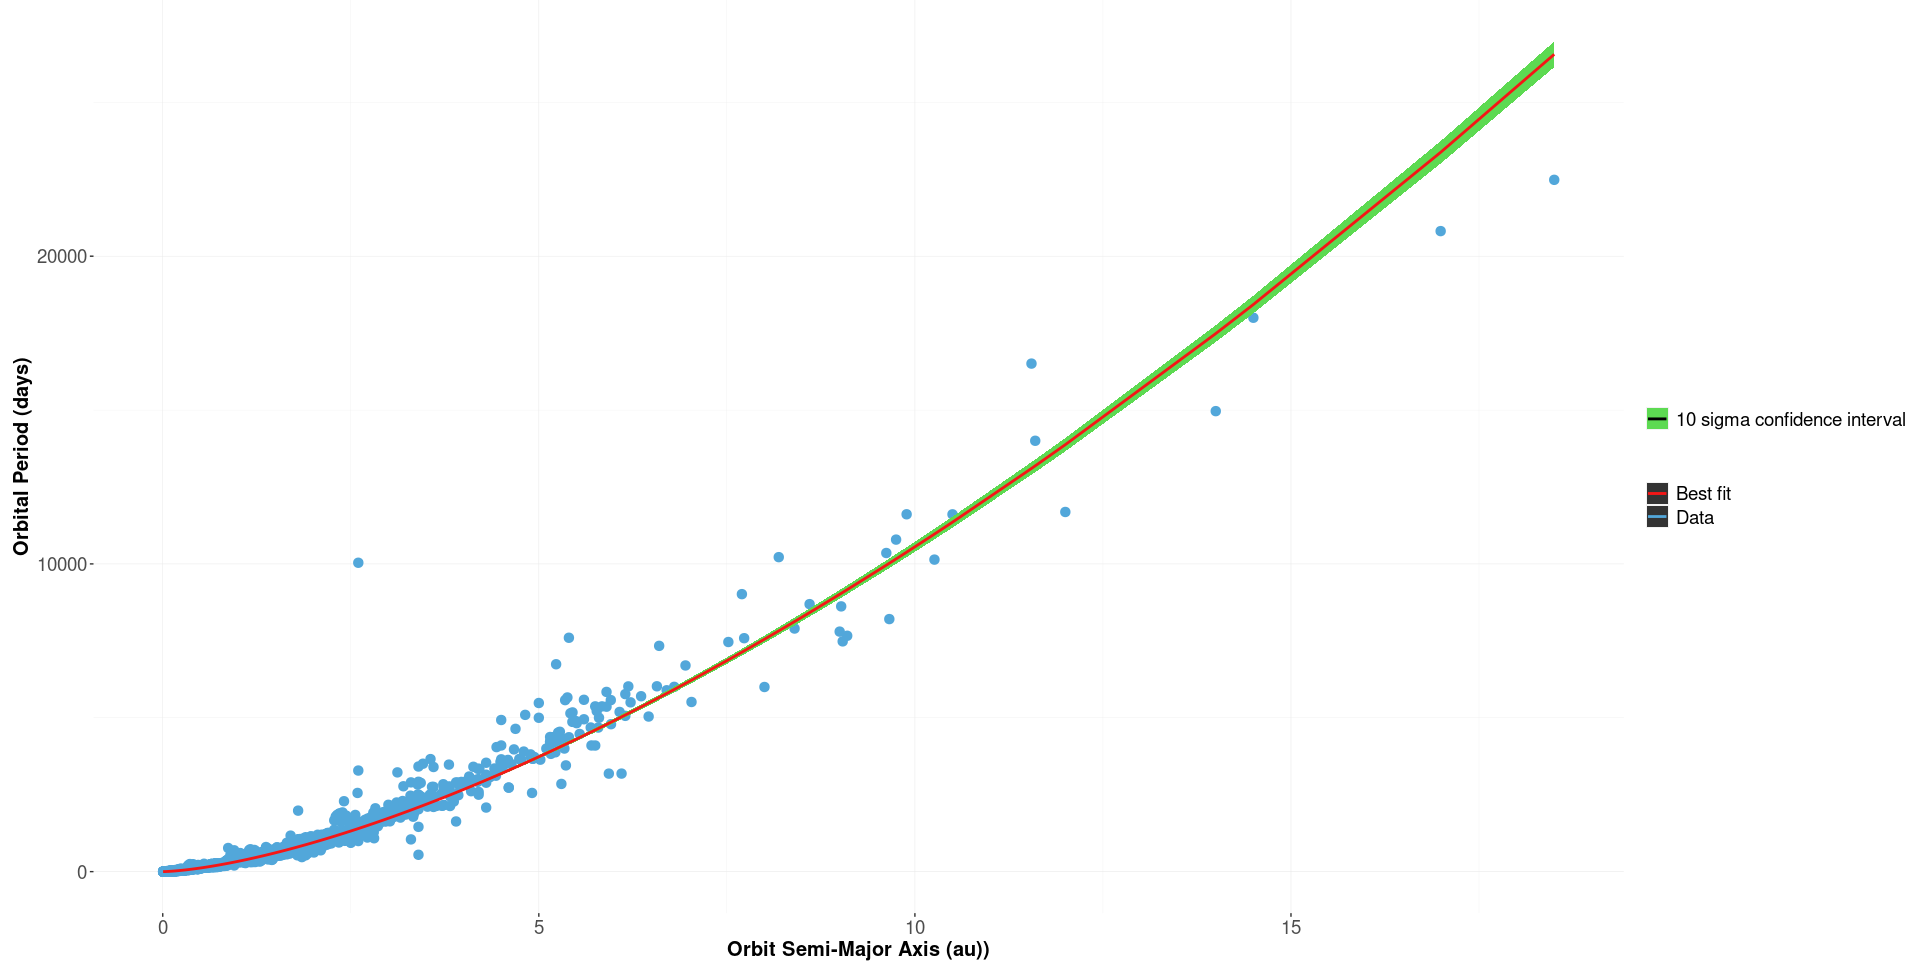

The R source for this figure:

# Paths:
path_data = "data/"
path_lib = "renv/library/R-4.1/x86_64-pc-linux-gnu/"

# Packages:
require(dplyr, lib = path_lib)
require(readr, lib = path_lib)
require(ggplot2, lib = path_lib)

# Dataset:
df = readr::read_csv(paste0(path_data, "nasa_exoplanets.csv")) %>%
         as.data.frame()
attr(df, "spec") = NULL
df_varnames = readr::read_csv(paste0(path_data, "nasa_exoplanets_var_names.csv")) %>%
                  as.data.frame()
attr(df_varnames, "spec") = NULL

# Variables:
resp_var = "pl_orbper"
resp_var_name = (df_varnames %>%
                    dplyr::filter(var == resp_var))$var_name
pred_var = "pl_orbsmax"
pred_var_name = (df_varnames %>%
                    dplyr::filter(var == pred_var))$var_name

# Adapt the data:
df = df %>%
         dplyr::select(all_of(pred_var),
                       all_of(resp_var))
df = df %>% 
         tidyr::drop_na()
df = df %>%
         dplyr::filter(eval(parse(text = resp_var)) < 25000 &
                       eval(parse(text = pred_var)) < 20)

# Fit function:
kepler_orb = function(x, a){
    y = a*x**(1.5)
    return(y)
}

# Regression model:
X = df[, pred_var]
Y = df[, resp_var]
frml = as.formula(paste0(resp_var, "~kepler_orb(", pred_var, ", a)"))
model = nls(formula = frml,
            start = list(a = 1),
            data = df)
popt = as.numeric(model$m$getPars())
pcov = as.numeric(vcov(model))
perr = sqrt(pcov)
nstd = 10
popt_up = popt + nstd*perr
popt_dw = popt - nstd*perr
y_fit = kepler_orb(x = X,
                   a = popt)
y_fit_up = kepler_orb(x = X,
                      a = popt_up)
y_fit_dw = kepler_orb(x = X,
                      a = popt_dw)

df_plot = data.frame(
    "X" = X,
    "Y" = Y,
    "y_fit" = y_fit,
    "y_fit_dw" = y_fit_dw,
    "y_fit_up" = y_fit_up,
)

# Plot:
p = ggplot(
        data = df_plot,
        aes(
            x = X
        )
    ) +
    geom_point(
        aes(
            y = Y,
            color = "point_label"
        ),
        size = 3,
        show.legend = TRUE
    ) +
    geom_ribbon(
        aes(
            ymin = y_fit_dw,
            ymax = y_fit_up,
            fill = "ribbon_label"
        ),
        show.legend = TRUE
    ) +
    geom_line(
        aes(
            y = y_fit,
            color = "line_label"
        ),
        size = 1,
        show.legend = TRUE
    ) +
    scale_fill_manual(
        name = "",
        values = c("ribbon_label" = "#5DDA52"),
        labels = c(paste0(nstd, " sigma confidence interval"))
    ) +
    scale_color_manual(
        name = "",
        values = c("point_label" = "#52A7DA",
                   "line_label" = "#F51616"),
        labels = c("Best fit", "Data")
    ) +
    theme(
        axis.text.x = element_text(
            size = 14,
            angle = 0,
            hjust = 0.5,
            vjust = 1
        ),
        axis.text.y = element_text(
            size = 14
        ),
        axis.title.x = element_text(
            size = 15,
            face = "bold"
        ),
        axis.title.y = element_text(
            size = 15,
            face = "bold"
        ),
        legend.text = element_text(
            size = 14
        ),
        panel.background = element_rect(
            fill = "white"
        ),
        panel.grid.major = element_line(
            size = 0.2,
            linetype = "solid",
            colour = "#eaeaea"
        ),
        panel.grid.minor = element_line(
            size = 0.1,
            linetype = "solid",
            colour = "#eaeaea"
        ),
        plot.margin = margin(
            t = 0, 
            r = 5,
            b = 5, 
            l = 10,
            unit = "pt"
        )
    ) +
    xlab(pred_var_name) +
    ylab(resp_var_name)

p
